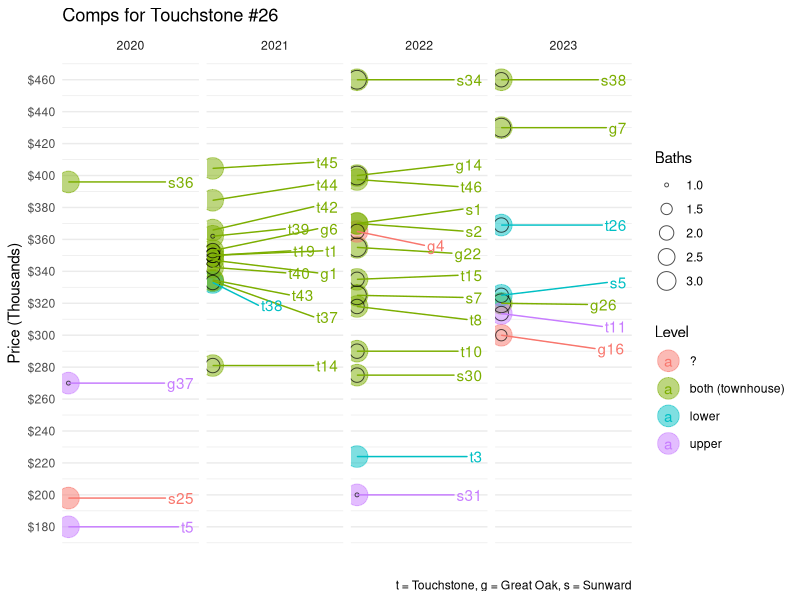
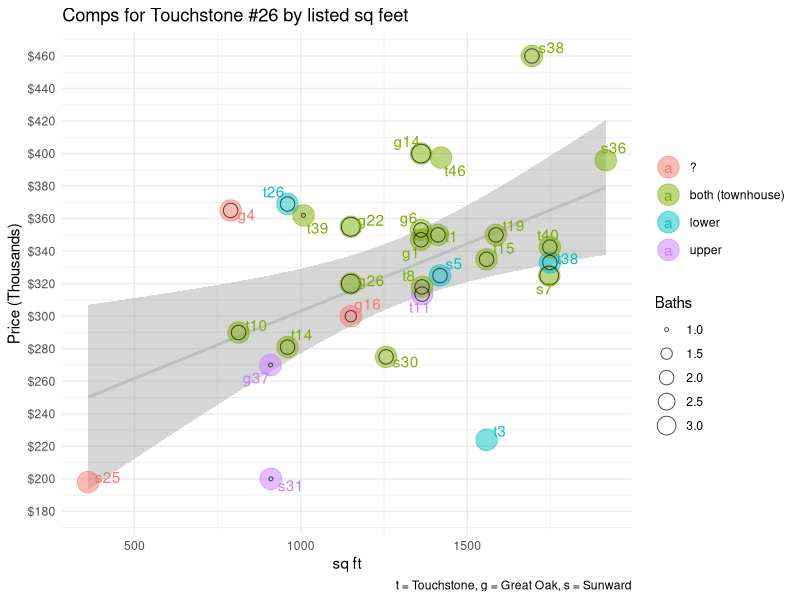
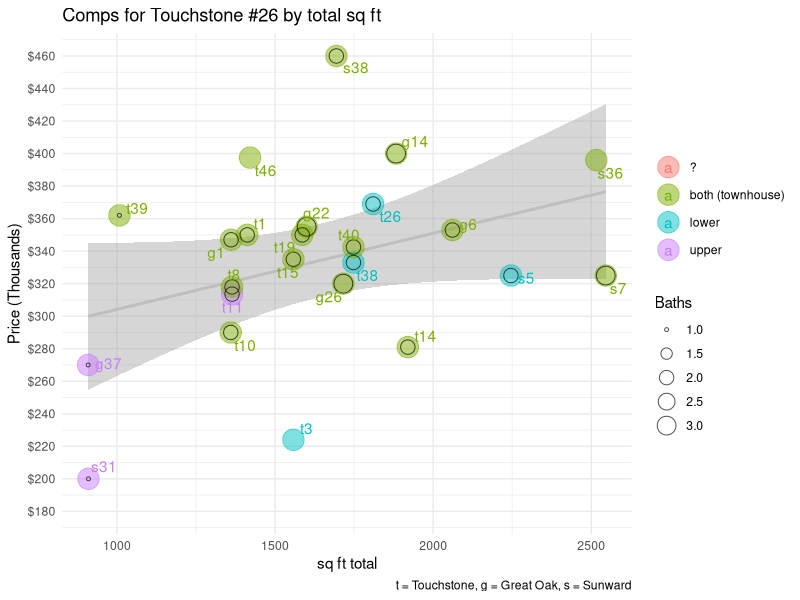
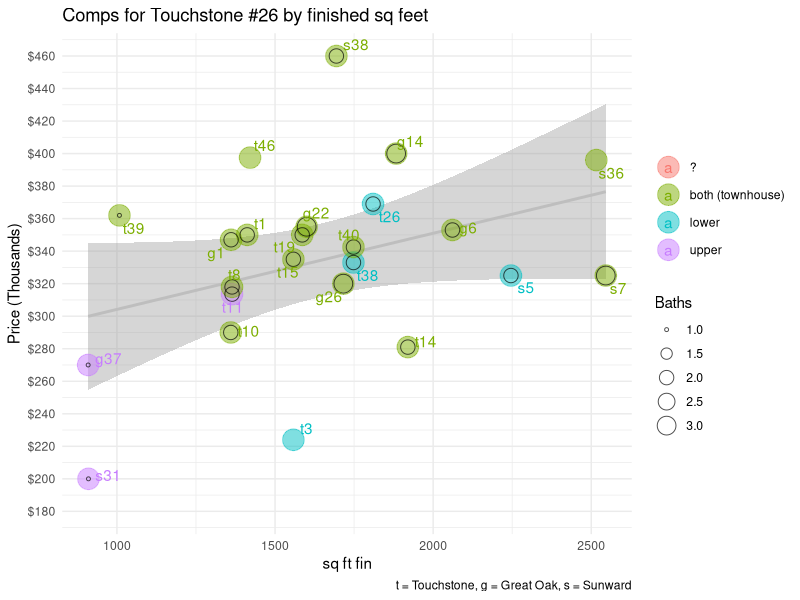
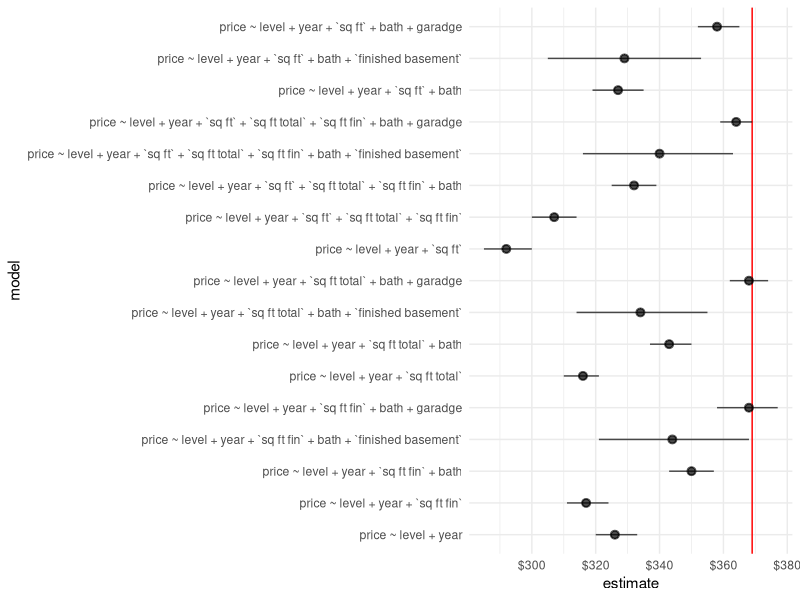

Write the R code that produced these figures, in order.
## ---- chunk 1
knitr::opts_chunk$set(echo = TRUE)
library(tidyverse)
library(magrittr)
library(ggrepel)
## Sets defaults for R chunks
knitr::opts_chunk$set(echo = TRUE, # echo = TRUE means that code will show
                      cache = FALSE,
                      #cache = TRUE,
                      warning = FALSE,
                      message = FALSE,
                      fig.show="hold",
                      fig.pos= "htbp",
                      fig.path = "figs/",
                      fig.align='center',
                      fig.cap = '   ',
                      fig.retina = 3,
                      fig.height = 7,
                      fig.width = 6,
                      out.width = "100%",
                      out.extra = "")

theme_set(theme_minimal())
theme_update(plot.title = element_text(hjust=0.5,size=12))

# defaults for plots
library(ggplot2); theme_set(theme_minimal());
options(
  ggplot2.continuous.color = "viridis",
  ggplot2.continuous.fill = "viridis"
)
scale_color_discrete <- function(...){
  scale_color_viridis_d(..., direction = -1,
                        begin = 0, end = .6, option = "plasma")}
scale_fill_discrete <- function(...){
  scale_fill_viridis_d(..., direction = -1,
                       begin = 0, end = .6, option = "plasma")}

scale_color_continuous <- function(...){
  scale_color_viridis_c(..., direction = -1,
                        option = "plasma")}
scale_fill_continuous <- function(...){
  scale_fill_viridis_c(..., direction = -1,
                       option = "plasma")}


# Table formatting
replace_q <- function(x){
  x |> replace_na("?")
}

# Table formatting
library(kableExtra)
kablebox <- .  %>% 
  mutate_all(as.character) %>%
  mutate_all(replace_q) %>%
  slice_head(n = 100) %>%
  knitr::kable() %>%
  kable_styling() %>%
  scroll_box(height = "400px")
## ---- chunk 2
d <- read_csv("data/comps.csv")

d |> kablebox()



d |>
  distinct(unit, year, sold, level, bath) |>
  drop_na(year) |>
  ggplot() + 
  aes(label = unit,
      x = year,
      #y = `net value`,
      y = sold,
      color = level) +
  #geom_smooth(method = "lm", se = FALSE) +
    geom_point(alpha = .5, size = 7) +
  geom_point(alpha = .7, aes(size = bath), color = "black", fill = NA, shape = 1) +
  geom_text_repel(force_pull	= .1, nudge_x	=.3) +
  labs(title = "Comps for Touchstone #26",
       caption = "t = Touchstone, g = Great Oak, s = Sunward",
       y = "Price (Thousands)",
       x = "",
       size = "Baths", 
       color = "Level") + 
  theme(panel.grid.major.x = element_blank(),
        panel.grid.minor.x = element_blank(),
        axis.text.x = element_blank()) + 
    scale_y_continuous(labels=scales::dollar_format(), breaks =  seq(0, 500, 20)) +  facet_wrap("year", nrow = 1, scales = "free_x")

## ---- chunk 3


d |>
  distinct(unit, year, sold, level, bath, `sq ft`) |>
  drop_na(year) |>
  ggplot() + 
  aes(label = unit,
      x = `sq ft`,
      #y = `net value`,
      y = sold,
      color = level) +
  geom_smooth(method = "lm", se = TRUE, color = "grey") +
    geom_point(alpha = .5, size = 7) +
  geom_point(alpha = .7, aes(size = bath), color = "black", fill = NA, shape = 1) +
  geom_text_repel(force_pull	= .1, nudge_x	=.3) +
  labs(title = "Comps for Touchstone #26 by listed sq feet",
       caption = "t = Touchstone, g = Great Oak, s = Sunward",
       y = "Price (Thousands)",
       x = "sq ft",
       size = "Baths", 
       color = "") + 
    scale_y_continuous(labels=scales::dollar_format(), breaks =  seq(0, 500, 20)) 


d |>
  distinct(unit, year, sold, level, bath, `sq ft fin`) |>
  drop_na(year) |>
  ggplot() + 
  aes(label = unit,
      x = `sq ft fin`,
      #y = `net value`,
      y = sold,
      color = level) +
  geom_smooth(method = "lm", se = TRUE, color = "grey") +
    geom_point(alpha = .5, size = 7) +
  geom_point(alpha = .7, aes(size = bath), color = "black", fill = NA, shape = 1) +
  geom_text_repel(force_pull	= .1, nudge_x	=.3) +
  labs(title = "Comps for Touchstone #26 by total sq ft",
       caption = "t = Touchstone, g = Great Oak, s = Sunward",
       y = "Price (Thousands)",
       x = "sq ft total",
       size = "Baths", 
       color = "") + 
    scale_y_continuous(labels=scales::dollar_format(), breaks =  seq(0, 500, 20)) 



d |>
  distinct(unit, year, sold, level, bath, `sq ft fin`) |>
  drop_na(year) |>
  ggplot() + 
  aes(label = unit,
      x = `sq ft fin`,
      #y = `net value`,
      y = sold,
      color = level) +
  geom_smooth(method = "lm", se = TRUE, color = "grey") +
    geom_point(alpha = .5, size = 7) +
  geom_point(alpha = .7, aes(size = bath), color = "black", fill = NA, shape = 1) +
  geom_text_repel(force_pull	= .1, nudge_x	=.3) +
  labs(title = "Comps for Touchstone #26 by finished sq feet",
       caption = "t = Touchstone, g = Great Oak, s = Sunward",
       y = "Price (Thousands)",
       x = "sq ft fin",
       size = "Baths", 
       color = "") + 
    scale_y_continuous(labels=scales::dollar_format(), breaks =  seq(0, 500, 20)) 
## ---- chunk 4
d$price <- d$`net value`

m <- lm(price ~ level + year,
        data = d)

m1 <- lm(price ~ level + year +`sq ft`,
        data = d)

m2 <- lm(price ~ level + year +`sq ft` + bath,
        data = d)


m3 <- lm(price ~ level + year +`sq ft` + bath + `finished basement`,
        data = d)

m4 <- lm(price ~ level + year +`sq ft` + bath + garadge,
        data = d)

m1t <- lm(price ~ level + year +`sq ft total`,
        data = d)

m2t <- lm(price ~ level + year +`sq ft total` + bath,
        data = d)


m3t <- lm(price ~ level + year +`sq ft total` + bath + `finished basement`,
        data = d)

m4t <- lm(price ~ level + year +`sq ft total` + bath + garadge,
        data = d)

# finished sq feet
m1f <- lm(price ~ level + year +`sq ft fin`,
        data = d)

m2f <- lm(price ~ level + year +`sq ft fin` + bath,
        data = d)


m3f <- lm(price ~ level + year +`sq ft fin` + bath + `finished basement`,
        data = d)

m4f <- lm(price ~ level + year +`sq ft fin` + bath + garadge,
        data = d)

m1s <- lm(price ~ level + year +`sq ft` +`sq ft total` +`sq ft fin`,
        data = d)

m2s <- lm(price ~ level + year +`sq ft` +`sq ft total` +`sq ft fin`+ bath,
        data = d)


m3s <- lm(price ~ level + year +`sq ft` +`sq ft total` +`sq ft fin`+ bath + `finished basement`,
        data = d)

m4s <- lm(price ~ level + year +`sq ft` +`sq ft total` +`sq ft fin`+ bath + garadge,
        data = d)


# tibble(
#   unit = d$unit,
#   estimate = predict(m) |> round() |> paste("Thousand")
# ) |> 
#   kablebox()


library(marginaleffects)

t26 = d |> filter(unit == "t26") 

library(purrr)

# function to extract estimates for Touchstone 26
pred <- function(m){
  predictions(m, t26, conf_level = .2) |> 
    tidy() |>
    mutate(model = m$call[2] |> as.character())
}


# for base model 
p <- predictions(m, t26) 

# for all models 
models <- list(m, m1, m2, m3, m4,
               m1t, m2t, m3t, m4t,
               m1f, m2f, m3f, m4f,
               m1s, m2s, m3s, m4s) 

p <- map_df(models, pred)

p <- p |> select(estimate, conf.low, conf.high, model) |> mutate_if(is.numeric, round)


p |> 
  ggplot() + 
  aes(y = estimate, x = model) +
  geom_hline(yintercept = 369, color = "red")+ 
  geom_pointrange(aes(ymin = conf.low,
                  ymax = conf.high), 
                  alpha = .7,
                  position = position_dodge(width = .5)) +
  coord_flip() + 
    scale_y_continuous(labels=scales::dollar_format(), breaks =  seq(0, 500, 20))  

p |> kablebox()
